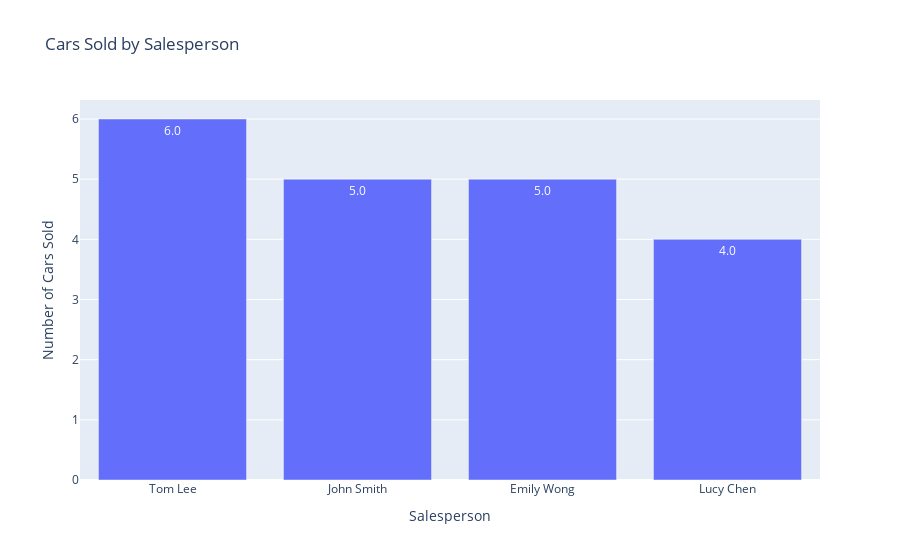

Write notebook code for a chart like this one.
### Code cell
fig = px.bar(data, x="Salesperson Names", y="Cars Sold", title="Cars Sold by Salesperson",text_auto='.2s')
fig.update_layout(
    xaxis_title="Salesperson",
    yaxis_title="Number of Cars Sold",
    barmode="group",  
)
fig.show()

### Figure 1 — Plotly figure (JSON) as saved in the notebook; plotly's stock layout.template omitted (floating-point values rounded to 4 significant figures)
{"data": [{"alignmentgroup": "True", "hovertemplate": "Salesperson Names=%{x}<br>Cars Sold=%{y}<extra></extra>", "legendgroup": "", "marker": {"color": "#636efa", "pattern": {"shape": ""}}, "name": "", "offsetgroup": "", "orientation": "v", "showlegend": false, "textposition": "auto", "texttemplate": "%{y:.2s}", "type": "bar", "x": ["Tom Lee", "John Smith", "Emily Wong", "Lucy Chen"], "xaxis": "x", "y": [6, 5, 5, 4], "yaxis": "y"}], "layout": {"barmode": "group", "legend": {"tracegroupgap": 0}, "title": {"text": "Cars Sold by Salesperson"}, "xaxis": {"anchor": "y", "domain": [0, 1], "title": {"text": "Salesperson"}}, "yaxis": {"anchor": "x", "domain": [0, 1], "title": {"text": "Number of Cars Sold"}}}}
